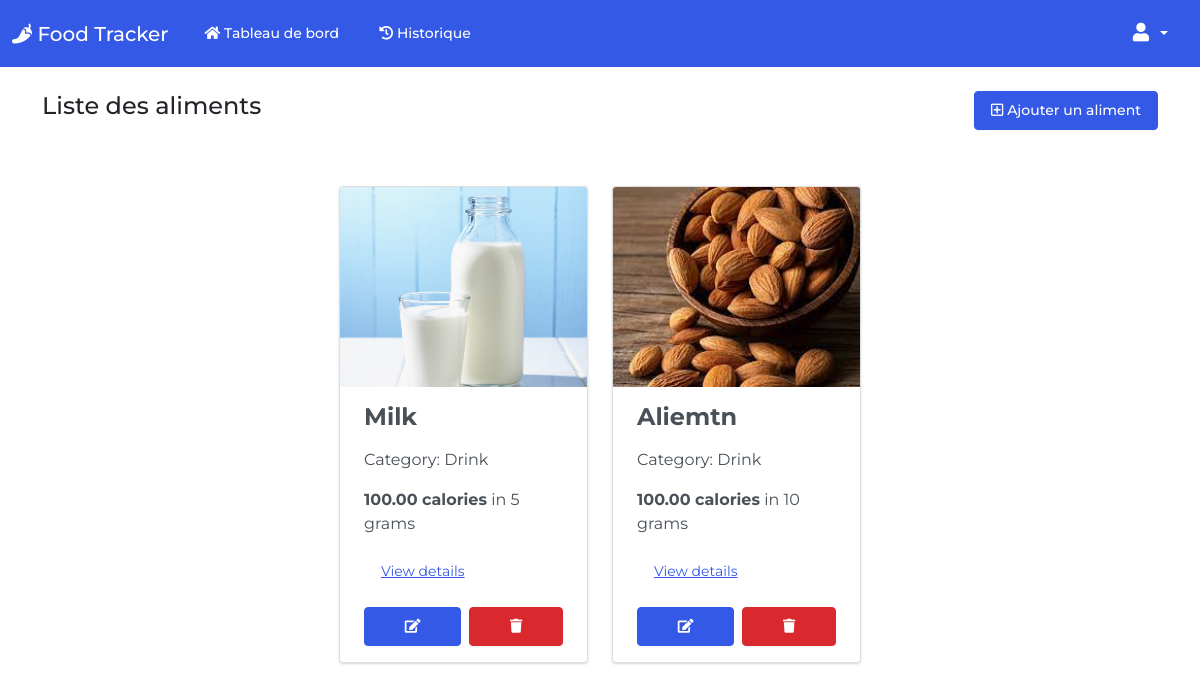
Page /aliments (signed in) on the committed database.
### foodtracker/models.py (models this page shows, shortened)
class Aliment(models.Model):
    image = models.ImageField(upload_to='images/')
    name = models.CharField(max_length=255)
    category = models.ForeignKey(AlimentCategory, null=True, on_delete=models.SET_NULL, related_name='aliments')
    weight_g = models.DecimalField(max_digits=8, decimal_places=2)
    energy_value = models.DecimalField(max_digits=8, decimal_places=2)
    total_energy_value = models.DecimalField(max_digits=8, decimal_places=2, null=True)
    protein =  models.DecimalField(max_digits=7, decimal_places=2)
    carboheidrates = models.DecimalField(max_digits=7, decimal_places=2)
    fat = models.DecimalField(max_digits=7, decimal_places=2)
    class Meta:
        db_table = 'aliments'

class AlimentCategory(models.Model):
    name = models.CharField(max_length=255)
    def __str__(self):
        return self.name
    class Meta:
        db_table = 'alimentcategories'

### foodtracker/views.py (the view)
# urls.py: path('aliments', views.manage_aliments, name='aliments'),
@login_required
def manage_aliments(request):
    aliments = Aliment.objects.all()
    page = request.GET.get('page', 1)
    paginator = Paginator(aliments, 4)
    try:
        pages = paginator.page(page)
    except PageNotAnInteger:
        pages = paginator.page(1)
    except EmptyPage:
        pages = paginator.page(paginator.num_pages)
    return render(request, 'manage_food.html', {
        'aliments': aliments,
        'pages': pages
    })

### templates/manage_food.html (shortened to what this page needs)
{% extends 'base.html' %}
{% block body %}
<div class="mt-4 mb-4 d-flex align-items-center justify-content-between">
  <h4>Liste des aliments</h4>
  <a href="{% url 'aliement_add' %}" class="btn btn-primary">
    <i class='far fa-plus-square'></i> Ajouter un aliment
  </a>
</div>
<div class='py-4 mt-auto'>
  <div class='container px-4'>
    <div class='row justify-content-center'>
      {% for food in pages %}
      <div class='col-sm-12 col-md-12 col-lg-4 col-xl-3 d-flex align-items-stretch'>
        <div class='card bg-secondary mb-3' style="overflow: hidden;">
          <div
            style="width: 100%;height: 200px;background-color: white;background-image: url('{{ food.image.url|default:'../../static/images/no_image.png' }}');background-size: cover;">
          </div>
          <div class='card-body'>
            <h4 class='card-title'>
              <strong>{{ food.name }}</strong>
            </h4>
            <p class='card-text'>
            <div class='my-3'>
              Category: {{ food.category }}
            </div>
            </p>
            <p class='card-text'>
            <div class='my-3'>
              <strong>{{ food.weight_g }} calories</strong> in {{ food.energy_value|floatformat:0 }} grams
            </div>
            </p>
            <p class='card-text'>
            <div class='my-3'>
              <a href="{% url 'aliment_detail' food.id %}" type='button' class='btn btn-link'>
                View details
              </a>
            </div>
            </p>
            <div class="d-flex flex-align-center">
              <a href="{% url 'aliment_edit' pk=food.id %}" class="btn btn-primary flex-fill">
                <i class='fas fa-edit'></i>
              </a>
              <a href="{% url 'aliment_delete' pk=food.id %}" class="btn btn-danger ms-2 flex-fill">
                <i class="fas fa-solid fa-trash"></i>
              </a>
            </div>
          </div>
        </div>
      </div>
      {% endfor %}
    </div>
  </div>
  {% endblock body %}

### static/css/styles.css (style rules this page uses)
html { position: relative; min-height: 100%; }
body { margin: 0 0 90px; font-family: 'Montserrat', sans-serif !important; }

### rows in the picture
Aliment: image (picture), name "Milk", category "Drink", weight_g "100.00", energy_value "5"
Aliment: image (picture), name "Aliemtn", category "Drink", weight_g "100.00", energy_value "10"
